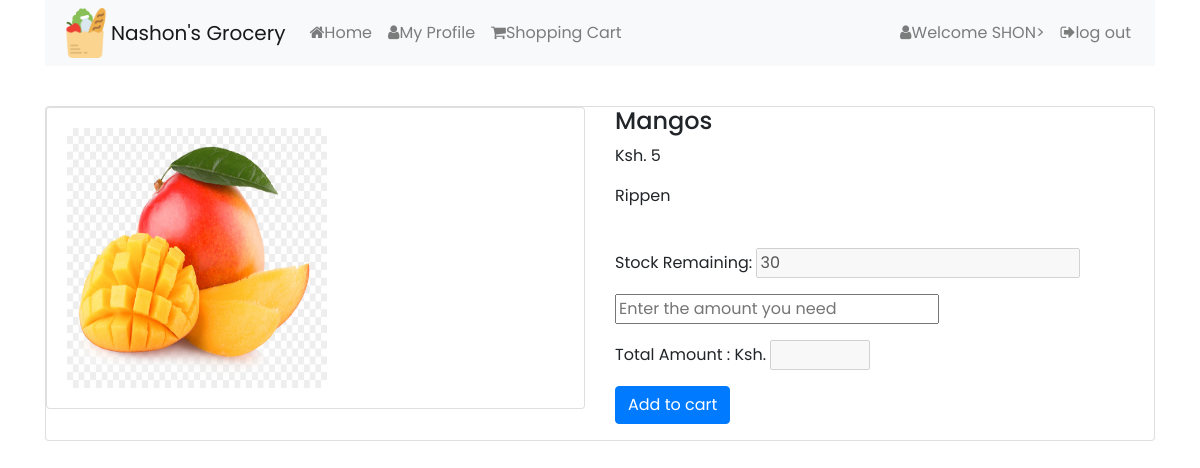
The page /Client/fruitdetails.php?pid=3 (signed in) on the database its author committed.
### tables this page shows
CREATE TABLE `stock` (
  `product_id` int(11) NOT NULL,
  `product_name` varchar(50) NOT NULL,
  `product_image` varchar(50) NOT NULL,
  `product_desc` text NOT NULL,
  `product_amount` varchar(10) NOT NULL,
  `product_innitial_price` varchar(10) NOT NULL,
  `product_final_amount` varchar(10) NOT NULL,
  `date_added` datetime NOT NULL
);

### Client/fruitdetails.php (the view, shortened to what this page needs)
<?php
include "../includes/dbconnect.php";
$pid = $_GET['pid'];
$sqlFruit = "SELECT * FROM stock WHERE product_id = '$pid'";
$result = mysqli_query($con, $sqlFruit);
?>
<html>
<head>
    <link rel="stylesheet" href="../assets/css/bootstrap.min.css">
    <link rel="stylesheet" href="https://cdnjs.cloudflare.com/ajax/libs/font-awesome/4.7.0/css/font-awesome.min.css">
    <link href="../assets/css/app.css" rel="stylesheet">
</head>
<body>
<div class="container">
    <nav class="navbar navbar-expand-lg navbar-light bg-light">
        <img src="../assets/images/icon.png" class="d-inline-block align-top" width="50px" alt="Logo"><br>
        <a class="navbar-brand" href="#">Nashon's Grocery</a>
        <div class="collapse navbar-collapse" id="navbarSupportedContent">
            <div class="collapse navbar-collapse" id="navbarNav">
                <ul class="navbar-nav mr-auto">
                    <li class="nav-item ">
                        <a class="nav-link" href="index.php"><i class="fa fa-home"></i>Home <span class="sr-only">(current)</span></a>
                    </li>
                    <li class="nav-item">
                        <a class="nav-link" href="profile.php"><i class="fa fa-user"></i>My Profile</a>
                    </li>
                    <li class="nav-item">
                        <a class="nav-link" href="shoppingCart.php"><i class="fa fa-shopping-cart"></i>Shopping Cart</a>
                    </li>
                </ul>
                <ul class="navbar-nav">
                    <li class="nav-item">
                        <a class="nav-link" href="#"><i class="fa fa-user"></i>Welcome <?php echo $_SESSION['username'] ?>></a>
                    </li>
                    <li class="nav-item">
                        <a class="nav-link" href="logout.php"><i class="fa fa-sign-out"></i>log out</a>
                    </li>
                </ul>
            </div>
        </div>
    </nav>
    <p><br></p>
    <div class="card">
        <div class="row">
            <div class="col-md-6">
                <div class="card">
                    <?php
                    while($row = mysqli_fetch_array($result)) {
                    ?>
                    <img src="<?php echo $row['product_image'] ?>"  width="300px" height="300px" alt="Fruits" style="padding: 20px;">
                </div>
            </div>
            <div class="col-md-6">
                <div class="details">
                    <h4><?php echo $row['product_name']?></h4>
                    <p>Ksh. <?php echo $row['product_final_amount']?></p>
                    <p><?php echo $row['product_desc']?></p><br>
                    <p>Stock Remaining: <input type="number" id="stockRemain" value="<?php echo $row['product_amount'];?>" disabled></p>
                    <?php
                    }
                    ?>
                    <div>
                        <form action="#" class="form">
                            <input type="number" id="amount" placeholder="Enter the amount you need">
                        </form>
                    </div>
                    <p>Total Amount :   Ksh. <input style="width: 100px;" type="number" id="totalAmount" disabled></p>
                    <form action="fruitdetails.php" method="post">
                        <button class="btn btn-primary" type="submit">Add to cart</button>
                    </form>
                </div>
            </div>
        </div>
    </div>
</div>
</body>
</html>

### assets/css/app.css (style rules this page uses)
body { font-family: 'Poppins', sans-serif; }

### rows shown on the page
stock: product_image (picture), product_name "Mangos", product_final_amount "5", product_desc "Rippen", product_amount "30"

### other values the page prints
$_SESSION['username'] "SHON"
